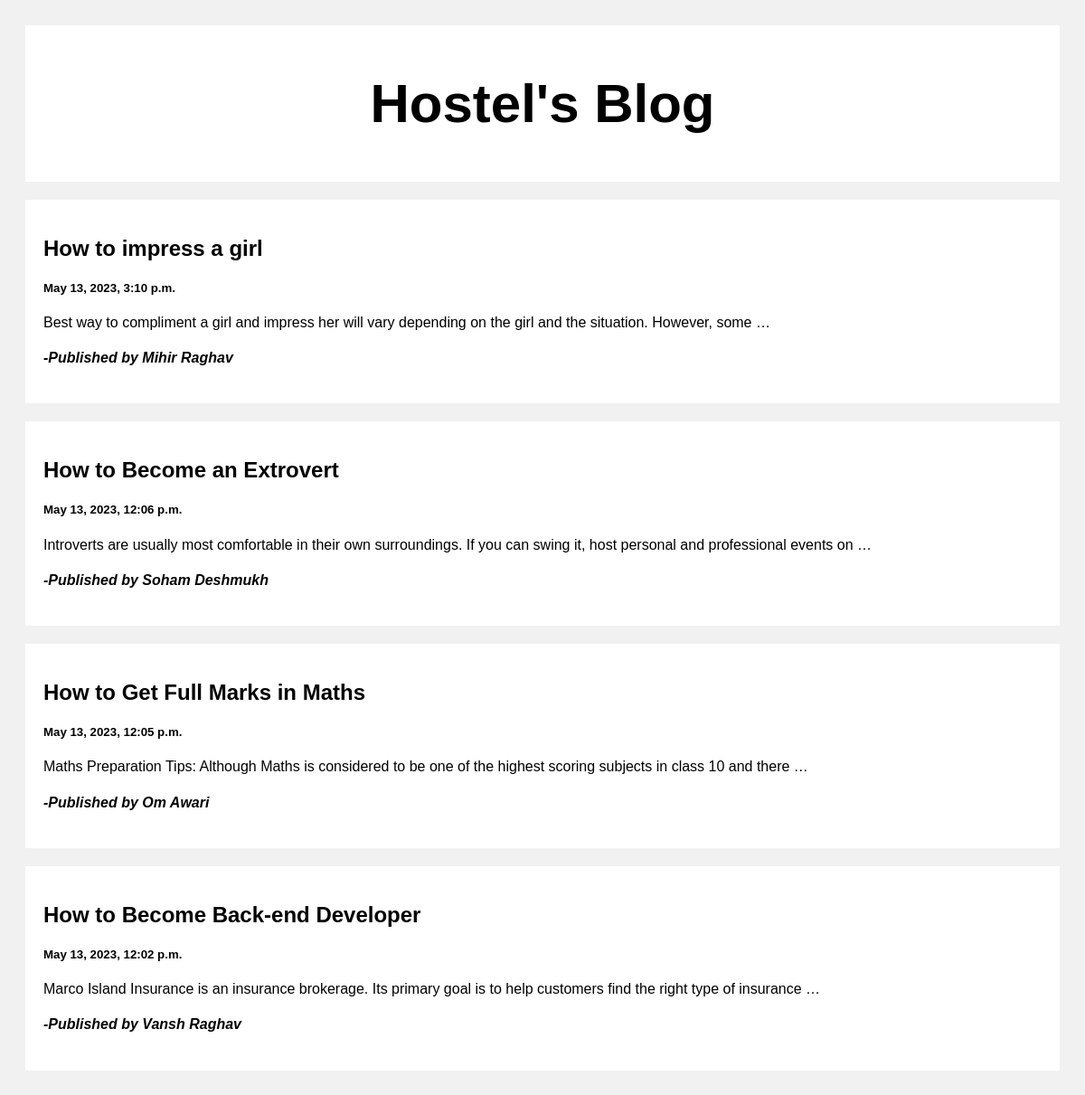
The page / on the database its author committed.
### social/models.py (models this page shows)
class Post(models.Model):
    title = models.CharField(max_length = 100)
    body = models.CharField(max_length = 1000000)
    date = models.DateTimeField(default = datetime.now, blank = True)
    user =  models.CharField(max_length = 80)
    username = models.CharField(max_length = 25)
    img = models.ImageField(upload_to = 'pics')

### social/views.py (the view)
# urls.py: path('', views.index, name= "index"),
def index(request):
    posts = Post.objects.all()
    return render(request, 'index.html', {"posts" : posts})

### templates/index.html (shortened to what this page needs)
<!DOCTYPE html>
<html>
<head>
</head>
<body>
<div class="header">
  <h2>Hostel's Blog</h2>
</div>
<div class="row">
  <div class="leftcolumn">
    {% for post in posts reversed %}
    <div class="card">
      <a style="text-decoration: none; color: black;" href="/post/{{post.id}}">
        <h2>{{post.title}}</h2>
        <h5>{{post.date}}</h5>
        <p>{{post.body| truncatewords:20}}</p>
        <h4><em>-Published by {{post.user}}</em></h4>
      </a>
    </div>
    {% endfor %}
  </div>
</div>
</body>
</html>

### templates/index.html (style rules this page uses)
* { box-sizing: border-box; }
body { font-family: Arial; padding: 20px; background: #f1f1f1; }
.header { padding: 2px; font-size: 40px; text-align: center; background: white; }
.leftcolumn { float: left; width: 100%; }
.card { background-color: white; padding: 20px; margin-top: 20px; }
.row:after { content: ""; display: table; clear: both; }

### rows shown on the page
Post: title "How to impress a girl", date "May 13, 2023, 3:10 p.m.", body "Best way to compliment a girl and impress her will vary depending on the girl and the situation. However, some …", user "Mihir Raghav"
Post: title "How to Become an Extrovert", date "May 13, 2023, 12:06 p.m.", body "Introverts are usually most comfortable in their own surroundings. If you can swing it, host personal and professional events on …", user "Soham Deshmukh"
Post: title "How to Get Full Marks in Maths", date "May 13, 2023, 12:05 p.m.", body "Maths Preparation Tips: Although Maths is considered to be one of the highest scoring subjects in class 10 and there …", user "Om Awari"
Post: title "How to Become Back-end Developer", date "May 13, 2023, 12:02 p.m.", body "Marco Island Insurance is an insurance brokerage. Its primary goal is to help customers find the right type of insurance …", user "Vansh Raghav"
